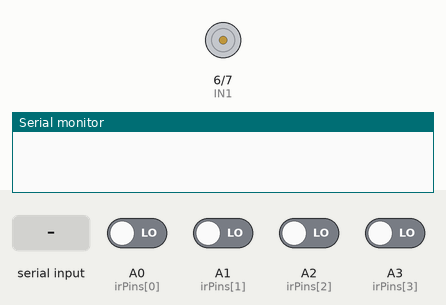
Simulated run of this sketch. Board: Arduino Uno, built with avr-gcc and run on an emulated ATmega328P. Parts: motor-driver pin pairs drawn as motors (green arrow = first pin HIGH = forward, orange = second pin HIGH = backward, longer = more drive, scaled by the enable pin), the last lines printed to the serial monitor. The test bench sets the inputs (shaded band); at power-on: A0 (irPins[0]), A1 (irPins[1]), A2 (irPins[2]), A3 (irPins[3]) LOW.

Above: at 1.2 s.
1.3 s: "BOTOL\n" received over Serial
At 2.0 s:
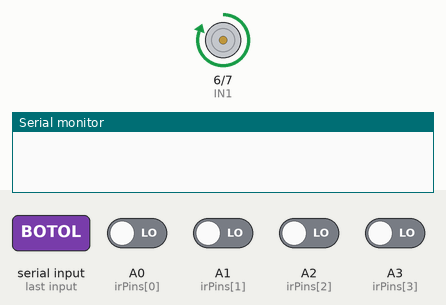
3.8 s: "TIDAK\n" received over Serial
At 4.6 s:
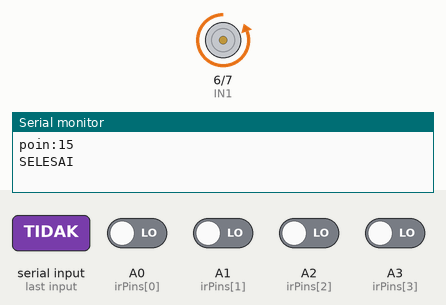
Timing chart, 0 to 6.8 s (numbered marks = the images above; inputs shaded):
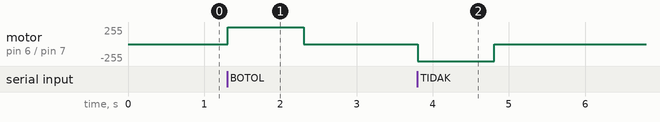

Measured:
- after the input at 1.3 s, motor on pin 6 (IN1) / pin 7 (IN2): stopped → forward 255/255 at once, → stopped 1.0 s later
- after the input at 3.8 s, motor on pin 6 (IN1) / pin 7 (IN2): stopped → backward 255/255 at once, → stopped 1.0 s later

The sketch:

plasticbottle_rvm.ino
```cpp
// Pin infrared
const int irPins[] = {A0, A1, A2, A3};

// Motor DC pin
const int ENA = 8;
const int IN1 = 6;
const int IN2 = 7;

// State
String inputString = "";
bool inputComplete = false;

void setup() {
  Serial.begin(9600);

  // Set pin mode infrared
  for (int i = 0; i < 4; i++) {
    pinMode(irPins[i], INPUT);
  }

  // Set motor pins
  pinMode(ENA, OUTPUT);
  pinMode(IN1, OUTPUT);
  pinMode(IN2, OUTPUT);

  stopMotor();
}

void loop() {
  if (Serial.available()) {
    inputString = Serial.readStringUntil('\n');
    inputString.trim();

    if (inputString == "BOTOL") {
      int sensorCount = 0;

      for (int i = 0; i < 4; i++) {
        int value = digitalRead(irPins[i]);
        if (value == LOW) { // Jika sensor aktif (IR terhalang)
          sensorCount++;
        }
      }

      int poin = 0;
      if (sensorCount == 2) {
        poin = 5;
      } else if (sensorCount == 3) {
        poin = 10;
      } else if (sensorCount == 4) {
        poin = 15;
      } else {
        poin = 0;
      }


      gerakMotor(1); // arah searah
      delay(1000);   // Sesuain sama kecepatan dan durasi buat ke 60 derajat
      stopMotor();

      // Kirim ke Python
      Serial.println("poin:" + String(poin));
      Serial.println("SELESAI");
    }

    else if (inputString == "TIDAK") {
      // Motor berputar -60 derajat
      gerakMotor(-1); //arah kebawah (harusnya)
      delay(1000);
      stopMotor();

      Serial.println("SELESAI");
    }
  }
}

void gerakMotor(int arah) {
  digitalWrite(ENA, HIGH);
  if (arah == 1) {
    digitalWrite(IN1, HIGH);
    digitalWrite(IN2, LOW);
  } else {
    digitalWrite(IN1, LOW);
    digitalWrite(IN2, HIGH);
  }
}

void stopMotor() {
  digitalWrite(ENA, LOW);
  digitalWrite(IN1, LOW);
  digitalWrite(IN2, LOW);
}
```
